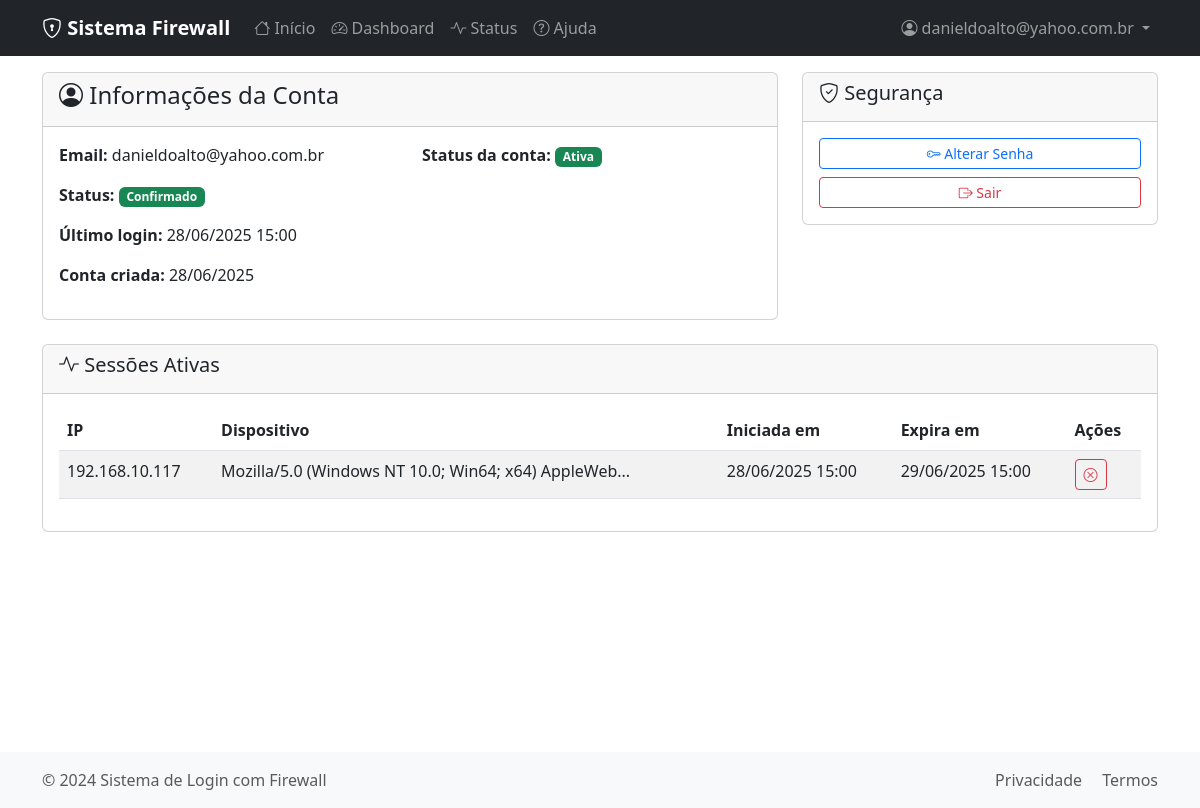
The app's page /auth/account (signed in) with its own data.
### app/models.py (models this page shows, shortened)
class User(db.Model):
    __tablename__ = 'users'
    id = db.Column(db.Integer, primary_key=True)
    email = db.Column(db.String(120), unique=True, nullable=False, index=True)
    password_hash = db.Column(db.String(255), nullable=False)
    full_name = db.Column(db.String(100), nullable=True)
    role = db.Column(db.String(20), default='user', nullable=False)  # 'admin' ou 'user'
    confirmed = db.Column(db.Boolean, default=False, nullable=False)
    confirmation_token = db.Column(db.String(255), unique=True)
    confirmation_sent_at = db.Column(db.DateTime)
    created_at = db.Column(db.DateTime, default=datetime.utcnow)
    last_login = db.Column(db.DateTime)
    is_active = db.Column(db.Boolean, default=True, nullable=False)
    failed_login_attempts = db.Column(db.Integer, default=0)
    locked_until = db.Column(db.DateTime)
    status = db.Column(db.String(20), default='pending', nullable=False)  # pending, approved, rejected, inactive, blocked
    sessions = db.relationship('UserSession', backref='user', lazy='dynamic', cascade='all, delete-orphan')
    def is_locked(self):
        if not self.locked_until:
            return False
        return datetime.utcnow() < self.locked_until

class UserSession(db.Model):
    __tablename__ = 'user_sessions'
    id = db.Column(db.Integer, primary_key=True)
    user_id = db.Column(db.Integer, db.ForeignKey('users.id'), nullable=False)
    ip_address = db.Column(db.String(45), nullable=False, index=True)  # IPv4 e IPv6
    user_agent = db.Column(db.Text)
    session_token = db.Column(db.String(255), unique=True, nullable=False)
    created_at = db.Column(db.DateTime, default=datetime.utcnow)
    expires_at = db.Column(db.DateTime, nullable=False)
    is_active = db.Column(db.Boolean, default=True, nullable=False)
    ended_at = db.Column(db.DateTime)

### app/routes/auth.py (the view)
@bp.route('/account')
def account():
    if 'user_id' not in session:
        flash('Você precisa fazer login para acessar esta página.', 'warning')
        return redirect(url_for('auth.login'))
    user = User.query.get(session['user_id'])
    if not user:
        session.clear()
        flash('Sessão inválida. Faça login novamente.', 'error')
        return redirect(url_for('auth.login'))
    user_sessions = UserSession.query.filter_by(
        user_id=user.id
    ).order_by(UserSession.created_at.desc()).limit(20).all()
    return render_template('auth/account.html', user=user, user_sessions=user_sessions)

### app/models.py (called while the page is built)
    @classmethod
    def log(cls, level, message, module, user_id=None, ip_address=None):
        log_entry = cls(
            level=level,
            message=message,
            module=module,
            user_id=user_id,
            ip_address=ip_address
        )
        db.session.add(log_entry)
        db.session.commit()
        return log_entry

### app/routes/main.py (called while the page is built, shortened)
@bp.before_app_request
def before_request():
    if request.endpoint and not request.endpoint.startswith('static'):
        SystemLog.log(
            level='DEBUG',
            message=f'Requisição: {request.method} {request.path}',
            module='request',
            user_id=session.get('user_id'),
            ip_address=request.remote_addr
        )

### templates/auth/account.html (shortened to what this page needs)
{% extends "base.html" %}
{% block content %}
<div class="row">
    <div class="col-md-8">
        <div class="card">
            <div class="card-header">
                <h4><i class="bi bi-person-circle"></i> Informações da Conta</h4>
            </div>
            <div class="card-body">
                <div class="row">
                    <div class="col-md-6">
                        <p><strong>Email:</strong> {{ user.email }}</p>
                        <p><strong>Status:</strong>
                            {% if user.confirmed %}
                                <span class="badge bg-success">Confirmado</span>
                            {% else %}
                                <span class="badge bg-warning">Pendente</span>
                            {% endif %}
                        </p>
                        <p><strong>Último login:</strong>
                            {% if user.last_login %}
                                {{ user.last_login.strftime('%d/%m/%Y %H:%M') }}
                            {% else %}
                                Nunca
                            {% endif %}
                        </p>
                        <p><strong>Conta criada:</strong> {{ user.created_at.strftime('%d/%m/%Y') }}</p>
                    </div>
                    <div class="col-md-6">
                        <p><strong>Status da conta:</strong>
                            {% if user.is_active %}
                                <span class="badge bg-success">Ativa</span>
                            {% else %}
                                <span class="badge bg-danger">Inativa</span>
                            {% endif %}
                        </p>
                    </div>
                </div>
            </div>
        </div>
    </div>
    <div class="col-md-4">
        <div class="card">
            <div class="card-header">
                <h5><i class="bi bi-shield-check"></i> Segurança</h5>
            </div>
            <div class="card-body">
                <a href="#" class="btn btn-outline-primary btn-sm w-100 mb-2">
                    <i class="bi bi-key"></i> Alterar Senha
                </a>
                <a href="{{ url_for('auth.logout') }}" class="btn btn-outline-danger btn-sm w-100">
                    <i class="bi bi-box-arrow-right"></i> Sair
                </a>
            </div>
        </div>
    </div>
</div>
<div class="row mt-4">
    <div class="col-12">
        <div class="card">
            <div class="card-header">
                <h5><i class="bi bi-activity"></i> Sessões Ativas</h5>
            </div>
            <div class="card-body">
                {% if user.sessions.filter_by(is_active=True).count() > 0 %}
                    <div class="table-responsive">
                        <table class="table table-striped">
                            <thead>
                                <tr>
                                    <th>IP</th>
                                    <th>Dispositivo</th>
                                    <th>Iniciada em</th>
                                    <th>Expira em</th>
                                    <th>Ações</th>
                                </tr>
                            </thead>
                            <tbody>
                                {% for session in user.sessions.filter_by(is_active=True).all() %}
                                <tr>
                                    <td>{{ session.ip_address }}</td>
                                    <td>{{ session.user_agent[:50] }}...</td>
                                    <td>{{ session.created_at.strftime('%d/%m/%Y %H:%M') }}</td>
                                    <td>{{ session.expires_at.strftime('%d/%m/%Y %H:%M') }}</td>
                                    <td>
                                        <a href="{{ url_for('auth.end_session', session_id=session.id) }}"
                                           class="btn btn-sm btn-outline-danger"
                                           onclick="return confirm('Encerrar esta sessão?')">
                                            <i class="bi bi-x-circle"></i>
                                        </a>
                                    </td>
                                </tr>
                                {% endfor %}
                            </tbody>
                        </table>
                    </div>
                {% else %}
                    <p class="text-muted text-center">Nenhuma sessão ativa.</p>
                {% endif %}
            </div>
        </div>
    </div>
</div>
{% endblock %}

### templates/base.html (shortened to what this page needs)
<!DOCTYPE html>
<html lang="pt-BR">
<head>
    <link href="https://cdn.jsdelivr.net/npm/bootstrap@5.3.0/dist/css/bootstrap.min.css" rel="stylesheet">
    <link href="https://cdn.jsdelivr.net/npm/bootstrap-icons@1.10.0/font/bootstrap-icons.css" rel="stylesheet">
</head>
<body class="d-flex flex-column min-vh-100">
    <nav class="navbar navbar-expand-lg navbar-dark bg-dark">
        <div class="container">
            <a class="navbar-brand" href="{{ url_for('main.index') }}">
                <i class="bi bi-shield-lock"></i> Sistema Firewall
            </a>
            <div class="collapse navbar-collapse" id="navbarNav">
                <ul class="navbar-nav me-auto">
                    <li class="nav-item">
                        <a class="nav-link" href="{{ url_for('main.index') }}">
                            <i class="bi bi-house"></i> Início
                        </a>
                    </li>
                    {% if session.user_id %}
                    <li class="nav-item">
                        <a class="nav-link" href="{{ url_for('main.dashboard') }}">
                            <i class="bi bi-speedometer2"></i> Dashboard
                        </a>
                    </li>
                    {% endif %}
                    <li class="nav-item">
                        <a class="nav-link" href="{{ url_for('main.status') }}">
                            <i class="bi bi-activity"></i> Status
                        </a>
                    </li>
                    <li class="nav-item">
                        <a class="nav-link" href="{{ url_for('main.help') }}">
                            <i class="bi bi-question-circle"></i> Ajuda
                        </a>
                    </li>
                </ul>
                <ul class="navbar-nav">
                    {% if session.user_id %}
                    <li class="nav-item dropdown">
                        <a class="nav-link dropdown-toggle" href="#" role="button" data-bs-toggle="dropdown">
                            <i class="bi bi-person-circle"></i> {{ session.user_email }}
                        </a>
                    </li>
                    {% endif %}
                </ul>
            </div>
        </div>
    </nav>
    <main class="container main-container">
        {% block content %}{% endblock %}
    </main>
    <footer class="footer mt-auto py-3">
        <div class="container">
            <div class="row">
                <div class="col-md-6">
                    <span class="text-muted">&copy; 2024 Sistema de Login com Firewall</span>
                </div>
                <div class="col-md-6 text-end">
                    <a href="{{ url_for('main.privacy') }}" class="text-muted text-decoration-none me-3">Privacidade</a>
                    <a href="{{ url_for('main.terms') }}" class="text-muted text-decoration-none">Termos</a>
                </div>
            </div>
        </div>
    </footer>
</body>
</html>

### templates/base.html (style rules this page uses)
.navbar-brand { font-weight: bold; }
.footer { background-color: #f8f9fa; margin-top: auto; }
.main-container { min-height: calc(100vh - 120px); }

### records on screen
User: user_email "danieldoalto@yahoo.com.br", email "danieldoalto@yahoo.com.br", last_login "28/06/2025 15:00", created_at "28/06/2025"
UserSession: ip_address "192.168.10.117", user_agent "Mozilla/5.0 (Windows NT 10.0; Win64; x64) AppleWeb", created_at "28/06/2025 15:00", expires_at "29/06/2025 15:00"
